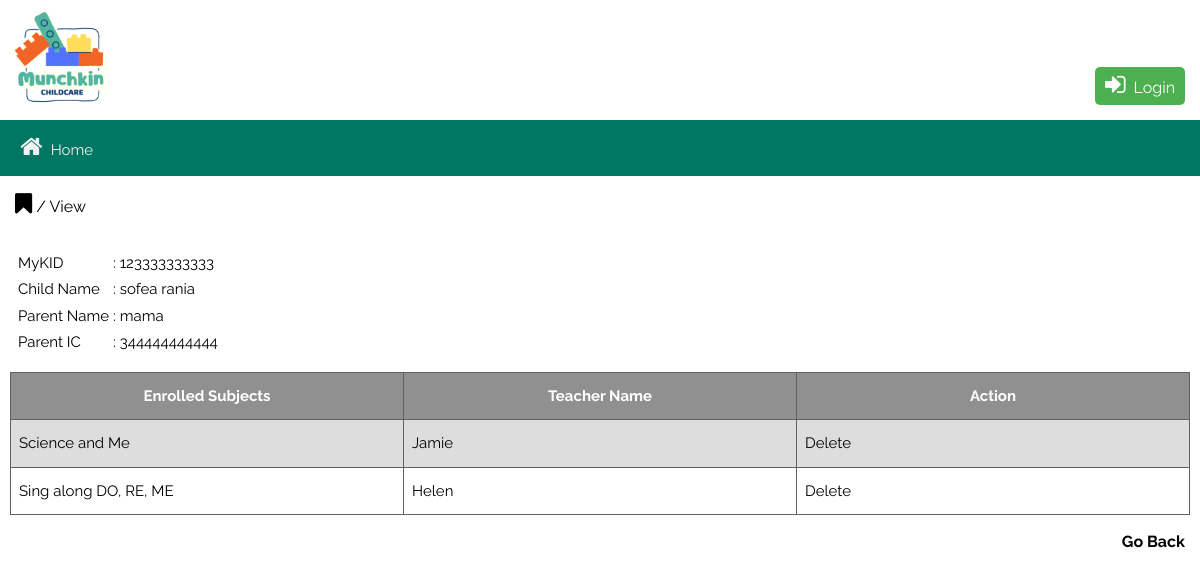
The page /teacher/viewDetail.php?id=123333333333 on the database its author committed.
### tables this page shows
CREATE TABLE `child` (
  `myKID` varchar(15) NOT NULL,
  `childName` varchar(50) NOT NULL,
  `parentIC` varchar(15) NOT NULL,
  `gender` varchar(10) NOT NULL,
  `classID` int(11) NOT NULL
);

CREATE TABLE `parent` (
  `id` int(11) NOT NULL,
  `parentIC` varchar(15) NOT NULL,
  `parentName` varchar(50) NOT NULL,
  `parentAddress` varchar(100) NOT NULL,
  `contactNum` varchar(15) NOT NULL,
  `createdBy` varchar(50) NOT NULL,
  `createDate` date NOT NULL,
  `userID` int(11) NOT NULL
);

CREATE TABLE `subject_enroll` (
  `id` int(11) NOT NULL,
  `myKID` varchar(15) NOT NULL,
  `subjectID` int(11) NOT NULL
);

CREATE TABLE `subject` (
  `subjectID` int(11) NOT NULL,
  `subjectName` varchar(50) NOT NULL,
  `teacherID` int(11) NOT NULL,
  `subjectTeacher` varchar(50) NOT NULL
);

### teacher/viewDetail.php (the view, shortened to what this page needs)
<?php
include_once("../include/config.php");
?>
<!DOCTYPE html>
<html>
<head>
    <link rel="stylesheet" type="text/css" href="../css/w3.css">
    <link rel="stylesheet" type="text/css" href="../css/mystyle.css">
    <link rel="stylesheet" href="https://cdnjs.cloudflare.com/ajax/libs/font-awesome/4.7.0/css/font-awesome.min.css">
</head>
<body>
    <div class="header">
        <div class="logo"></div>
        <div class="userAuth">
            <?php
            include("../include/userNav.php");
            ?>
        </div>
    </div>
    <nav class="topnav">
        <?php
        include("../include/topNav.php");
        ?>
    </nav>
    <div class="row">
        <p style="margin: 15px;"><i class="fa fa-bookmark" style="font-size:24px"></i> / View</p>
    </div>
    <?php
    $myKID = $_GET['id'];
    $childrec = mysqli_query($conn, "SELECT child.childName, child.myKID, parent.parentName, parent.parentIC
FROM child, parent
WHERE parent.parentIC = child.parentIC AND child.myKID = '$myKID'");
    $subjetrec = mysqli_query($conn, "SELECT c.childName, s.subjectName, s.subjectTeacher,
se.id, s.subjectID
FROM child as c, subject as s, subject_enroll as se
WHERE c.myKID = '$myKID' AND c.myKId = se.myKID AND s.subjectID =  se.subjectID
ORDER BY se.subjectID ASC");
    while ($child_data = mysqli_fetch_array($childrec)) {
        $childName = $child_data['childName'];
        $myKID = $child_data['myKID'];
        $parentName = $child_data['parentName'];
        $parentIC = $child_data['parentIC'];
    }
    ?>
    <div class="row" style="margin: 15px;">
        <table border="0">
            <tr>
                <td>MyKID</td>
                <td>:
                    <?php echo $myKID; ?>
                </td>
            </tr>
            <tr>
                <td>Child Name</td>
                <td>:
                    <?php echo $childName; ?>
                </td>
            </tr>
            <tr>
                <td>Parent Name</td>
                <td>:
                    <?php echo $parentName; ?>
                </td>
            </tr>
            <tr>
                <td>Parent IC</td>
                <td>:
                    <?php echo $parentIC; ?>
                </td>
            </tr>
        </table>
    </div>
    <div class="row" style="overflow-x:auto;">
        <table width="100%" id="carttable" style="margin: 0 10px 0 10px;>
    <tr id=" carttable tr">
            <th style="padding-top: 12px; padding-bottom: 12px; text-align: center; background-color: #909090; color: white;"
                width="15%">Enrolled Subjects</th>
            <th style="padding-top: 12px; padding-bottom: 12px; text-align: center; background-color: #909090; color: white;"
                width="15%">Teacher Name</th>
            <th style="padding-top: 12px; padding-bottom: 12px; text-align: center; background-color: #909090; color: white;"
                width="15%">Action</th>
            <?php
            while ($child_subject = mysqli_fetch_array($subjetrec)) {
                echo "<tr>";
                echo "<td>" . $child_subject['subjectName'] . "</td>";
                echo "<td>" . $child_subject['subjectTeacher'] . "</td>";
                echo "<td><a href='teacherDelete.php?sid=$child_subject[subjectID]&id=$myKID'>Delete</a></td></tr>";
            }
            ?>
        </table>
    </div>
    <p style="margin: 15px;text-align: right;"><a href='javascript:history.go(-1)'><strong>Go Back</strong></a></p>
</body>
</html>

### css/w3.css (style rules this page uses)
*,*:before,*:after { box-sizing:inherit }
html { -ms-text-size-adjust:100%;-webkit-text-size-adjust:100% }
body { margin:0 }
article,aside,details,figcaption,figure,footer,header,main,menu,nav,section { display:block }
a { background-color:transparent }
b,strong { font-weight:bolder }
html,body { font-family:Verdana,sans-serif;font-size:15px;line-height:1.5 }
html { overflow-x:hidden }
a { color:inherit }

### css/mystyle.css (style rules this page uses)
html { box-sizing: border-box }
*,*:before,*:after { box-sizing: inherit }
html { -ms-text-size-adjust: 100%; -webkit-text-size-adjust: 100% }
nav { display: block; }
body { font-family: "Raleway", sans-serif; background-color: white; margin:0; display: block; font-size: 15px; line-height: 1.5; }
p { font-size: 12pt; color: #000000; }
.logo { width: 100px; height: 100px; margin-right: 10px; background: url('../img/Munchkin.png') no-repeat center center; background-size: cover; }
.header { background-color: white; color: #000000; padding: 10px; display: flex; justify-content: space-between; align-items: flex-end; }
.row { display: flex; flex-wrap: wrap; }
.topnav { overflow: hidden; background-color: #007762; }
a:link { text-decoration: none; }
#carttable { font-family: "Raleway", sans-serif; border-collapse: collapse; width: 100%; }
#carttable td, #carttable th { border: 1px solid #616161; padding: 8px; }
#carttable tr:nth-child(even) { background-color: #ddd; }
#carttable th { padding-top: 12px; padding-bottom: 12px; text-align: left; background-color: #909090; color: white; }
#carttable td { padding-top: 12px; padding-bottom: 12px; text-align: left; color: black; }
.userAuth { text-align: right; padding: 0px 5px 5px; }

### rows shown on the page
child: myKID "123333333333", childName "sofea rania", parentIC.parentName "mama", parentIC.parentIC "344444444444"
subject_enroll: subjectID.subjectName "Science and Me", subjectID.subjectTeacher "Jamie"
subject_enroll: subjectID.subjectName "Sing along DO, RE, ME", subjectID.subjectTeacher "Helen"
